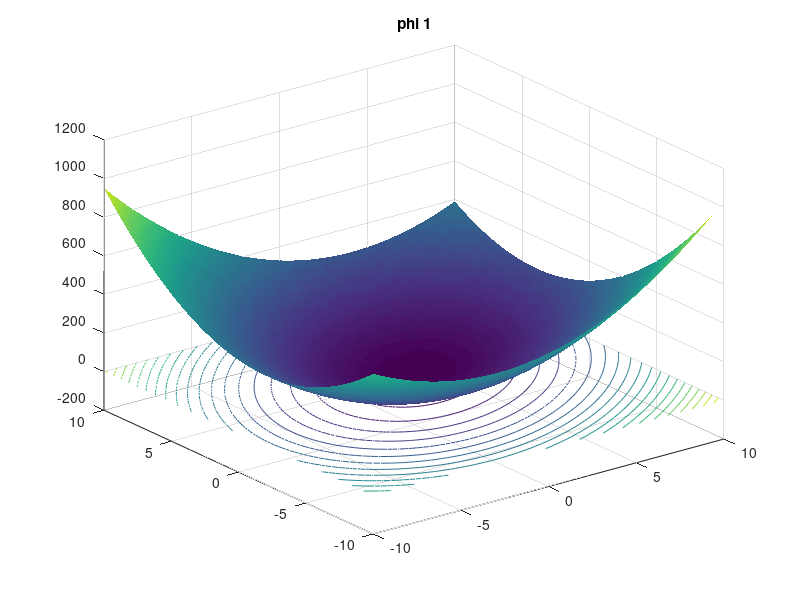
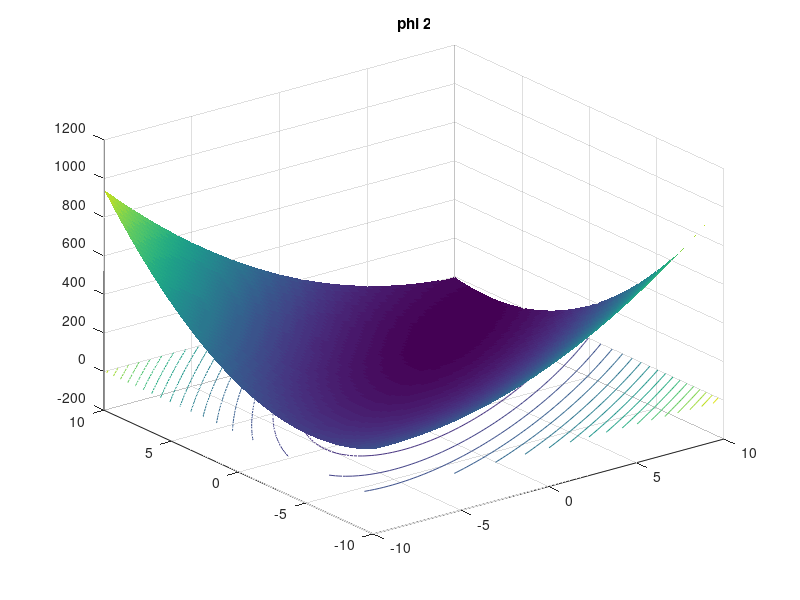
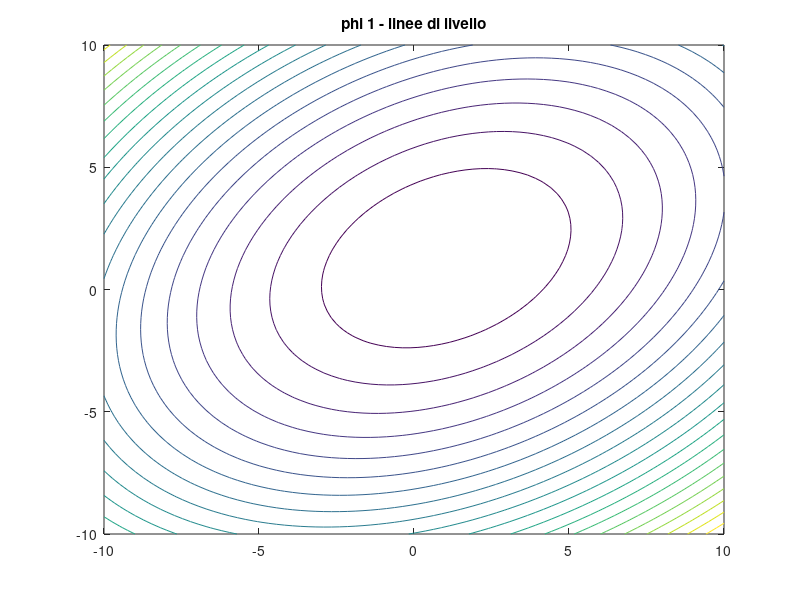
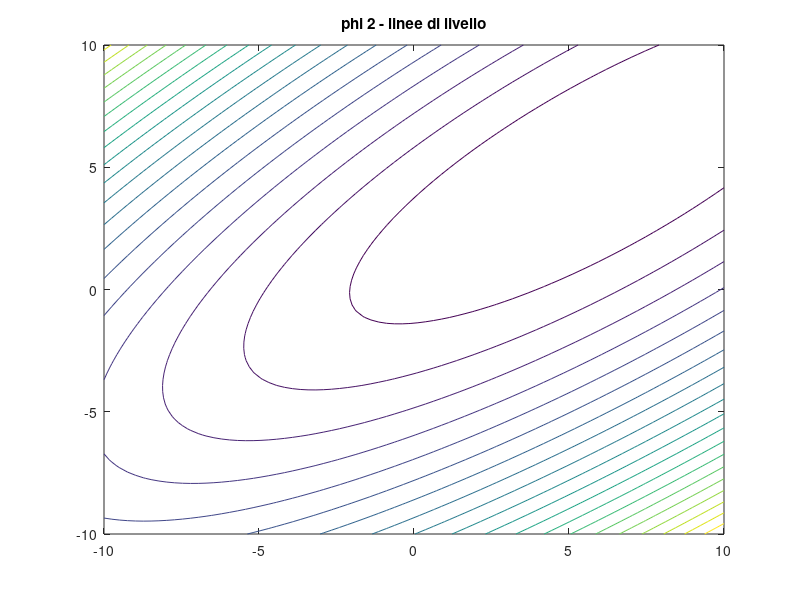

The MATLAB source for these figures, in order: (Note: this script raises an error after producing the figures.)
clear; close all; clc;

%creo due autovettori ortonormali, che uso per creare la A sdp
v1=([4 3]/5)';
v2=([-3 4]/5)';

%questi sono i due autovalori associati
l1=5;
l2=10;

V  = [v1,v2]; 
D1 = diag([l1,l2]);
A1 = V*D1*V';

%se cambio gli autovalori la forma quadratica associata e' piu' schiacciata
%(NB autoval ~ 1/semiasse percio' autoval piccolo =>  semiasse lungo ), come
%si vede qualche riga sotto, quando disegniamo le forme quadratiche Phi1 e
%Phi2
l1=1;
l2=10;

D2 = diag([l1,l2]);
A2 = V*D2*V';

%questo e' il termine noto della forma quadratica che vogliamo minimizzare
b=[4 8]';

%definisco la griglia 
x=linspace(-10,10,80);
y=linspace(-10,10,80);

[X,Y]=meshgrid(x,y);

%definisco le forme quadratiche Phi1 e Phi2
Phi1 =  0.5* ( A1(1,1)*X.^2 + A1(2,2)*Y.^2 + 2*A1(1,2)*X.*Y ) - b(1)*X - b(2)*Y;
Phi2 =  0.5* ( A2(1,1)*X.^2 + A2(2,2)*Y.^2 + 2*A2(1,2)*X.*Y ) - b(1)*X - b(2)*Y;

% Avrei potuto definire le forme quadratiche anche tramite anonymous
% function:
% Phi1 =  @(X,Y) 0.5* ( A1(1,1)*X.^2 + A1(2,2)*Y.^2 + 2*A1(1,2)*X.*Y ) - b(1)*X - b(2)*Y;
% Phi2 =  @(X,Y) 0.5* ( A2(1,1)*X.^2 + A2(2,2)*Y.^2 + 2*A2(1,2)*X.*Y ) - b(1)*X - b(2)*Y;
% Per poi valutarle nelle matrici X ed Y:
% Phi1_val = Phi1(X, Y)
% Phi2_val = Phi2(X, Y)
% ed infine usare nei comando surf e contour Phi1_val e Phi2_val.


%confrontiamo graficamente le due forme quadratiche 
%1) questo crea il grafico 3D
surf(X,Y,Phi1,'Lines','no');
title('phi 1')

hold on
%2) aggiungo al grafico 3D le linee di livello; l'ultimo parametro da' il numero di linee di livello
%desiderate
contour(X,Y,Phi1,20)

%rifaccio lo stesso per la seconda forma quadratica
figure;
surf(X,Y,Phi2,'Lines','no');
title('phi 2')
hold on;
contour(X,Y,Phi2,20)

%per rendersi bene conto del fatto che la seconda forma quadratica e' piu'
%schiacciata la cosa migliore e' confrontare le linee di livello delle due
%forme quadratiche

figure
contour(X,Y,Phi1,20)
title('phi 1 - linee di livello')

figure
contour(X,Y,Phi2,20)
title('phi 2 - linee di livello')


%% risolvo il problema di minimizzazione della forma phi2 con il metodo di Richardson stazionario (alpha scelto in modo da convergere)
x0=[-9 -9]';
nmax=1000;
toll=1e-7;
[Sg_rich,n_it_rich] = richardson_it(A2,b,eye(2),x0,toll,nmax,0.05);


%% plotto la storia di convergenza
figure;
contour(X,Y,Phi2,80)
title('\alpha = 0.05')
%con questo comando il grafico avra' la stessa scala per l'asse x e per l'asse y
axis equal
hold on;
plot(Sg_rich(1,:),Sg_rich(2,:),'-or','LineWidth',2,'MarkerSize',4,'MarkerFaceColor','r')


%% risolvo il problema di minimizzazione della forma phi2 con il metodo di Richardson stazionario (alpha scelto in modo da divergere)
x0=[-9 -9]';
nmax=1000;
toll=1e-7;
[Sg_rich2,n_it_rich2] = richardson_it(A2,b,eye(2),x0,toll,nmax,0.24);


%% plotto la storia di convergenza
figure;
contour(X,Y,Phi2,80)
title('\alpha = 0.24')
axis equal
hold on;
plot(Sg_rich2(1,1:6),Sg_rich2(2,1:6),'-or','LineWidth',2)



%% risolvo il problema di minimizzazione della forma quadratica phi2 con il metodo del gradiente
x0=[-9 -9]';
nmax=100;
toll=1e-7;
[Sg2,n_it2] = richardson_it(A2,b,eye(2),x0,toll,nmax);


%% plotto la storia di convergenza
figure;
contour(X,Y,Phi2,80)
title('Gradiente')
axis equal
hold on;
plot(Sg2(1,:),Sg2(2,:),'-or','LineWidth',2,'MarkerSize',4,'MarkerFaceColor','r')


%% voglio risolvere il problema di minimizzazione della forma quadratica phi2 con il
%  metodo del gradiente precondizionato, tramite il precondizionatore P

x0=[-9 -9]';
nmax=100;
toll=1e-7;

%P e' una matrice che approssima A2: al posto di avere l2=10 usiamo l2=5
P=V *diag([l1,5])*V';

%quello che vogliamo ottenere quindi e' una nuova forma quadratica Phiprec meno
%schiacciata, ma che condivida il minimo con Phi2; 

%in effetti la forma quadratica precondizionata e' meno schiacciata, ma ha
%lo stesso minimo

Aprec=P\A2;
eig(Aprec)
bprec=P\b;

Phiprec = 0.5* ( Aprec(1,1)*X.^2 + Aprec(2,2)*Y.^2 + 2*Aprec(1,2)*X.*Y ) ...
    - bprec(1)*X - bprec(2)*Y;

figure
contour(X,Y,Phi2,80)
grid on
title('phi 2 - linee di livello')

figure
contour(X,Y,Phiprec,80)
grid on
title('phi prec - linee di livello')

%% risolvo con il gradiente precondizionato
[Sg_prec,n_it_prec] = richardson_it(A2,b,P,x0,toll,nmax);



%% plotto la storia di convergenza
figure;
contour(X,Y,Phi2,60)
axis equal
hold on;
title('Gradiente Precondiz. vs Gradiente')

%disegno in grigio le direzioni del gradiente normale
plot(Sg2(1,:),Sg2(2,:),'--','LineWidth',2,'Color',[0.48 0.48 0.48])
 
%poi sovrappongo in rosso quelle del gradiente precondizionato
plot(Sg_prec(1,:),Sg_prec(2,:),'-or','LineWidth',2,'MarkerSize',4,'MarkerFaceColor','r')



%% 
% applicare il gradiente precondizionato e' equivalente ad applicare il
% gradiente non precondizionate alla Phiprec? No! 
[Sg_phiprec,n_it_phiprec] = richardson_it(Aprec,bprec,eye(2),x0,toll,nmax);

figure;
contour(X,Y,Phiprec,60)
axis equal
title('Gradiente su P^{-1}A')
hold on;
plot(Sg_phiprec(1,:),Sg_phiprec(2,:),'-or','LineWidth',2,'MarkerSize',4,'MarkerFaceColor','r')


%% verifiche di ortogonalita'

%direzioni del gradiente precondizionato
dir_prec=Sg_prec(:,2:5)-Sg_prec(:,1:4)

%direzioni del gradiente applicato al sistema precondizionato
dir_phiprec=Sg_phiprec(:,2:5)-Sg_phiprec(:,1:4)

%le direzioni del gradiente applicato al sistema precondizionato devono essere ortogonali
disp('gradiente applicato al sistema precondizionato: test ortogonalita'' incrementi consecutivi (se 0 allora ortogonali, altrimenti non ortogonali)')
dir_phiprec(:,1)'*dir_phiprec(:,2)
dir_phiprec(:,2)'*dir_phiprec(:,3)
dir_phiprec(:,3)'*dir_phiprec(:,4)

%mentre quelle del gradiente precondizionato in generale non lo saranno ...
disp('gradiente precondizionato: test ortogonalita'' incrementi consecutivi (se 0 allora ortogonali, altrimenti non ortogonali)')
dir_prec(:,1)'*dir_prec(:,2)
dir_prec(:,2)'*dir_prec(:,3)
dir_prec(:,3)'*dir_prec(:,4)

%... ma sono a due a due P ortogonali:
disp('gradiente precondizionato: test P-ortogonalita'' incrementi consecutivi (se 0 allora ortogonali, altrimenti non ortogonali)')
dir_prec(:,1)'*P*dir_prec(:,2)
dir_prec(:,2)'*P*dir_prec(:,3)
dir_prec(:,3)'*P*dir_prec(:,4)

%direzioni non consecutive invece in generale non saranno P ortogonali  
disp('gradiente precondizionato: test P-ortogonalita'' incrementi non consecutivi (se 0 allora ortogonali, altrimenti non ortogonali)')
dir_prec(:,1)'*P*dir_prec(:,3)
dir_prec(:,1)'*P*dir_prec(:,4)
dir_prec(:,2)'*P*dir_prec(:,4)




%% possiamo fare di meglio, ed avere tutte direzioni A2-ortogonali?? usiamo il gradiente coniugato
[Sg_conj,n_it_conj] = conjgrad_it(A2,b,x0,nmax,toll);

figure;
contour(X,Y,Phi2,60)
axis equal
hold on;
title('Gradiente Coniugato vs Precondizionato')

%plotto in grigio le iter di gradiente precondizionato
plot(Sg_prec(1,:),Sg_prec(2,:),'--','LineWidth',2,'Color',[0.48 0.48 0.48])
plot(Sg_conj(1,:),Sg_conj(2,:),'-or','LineWidth',2)
